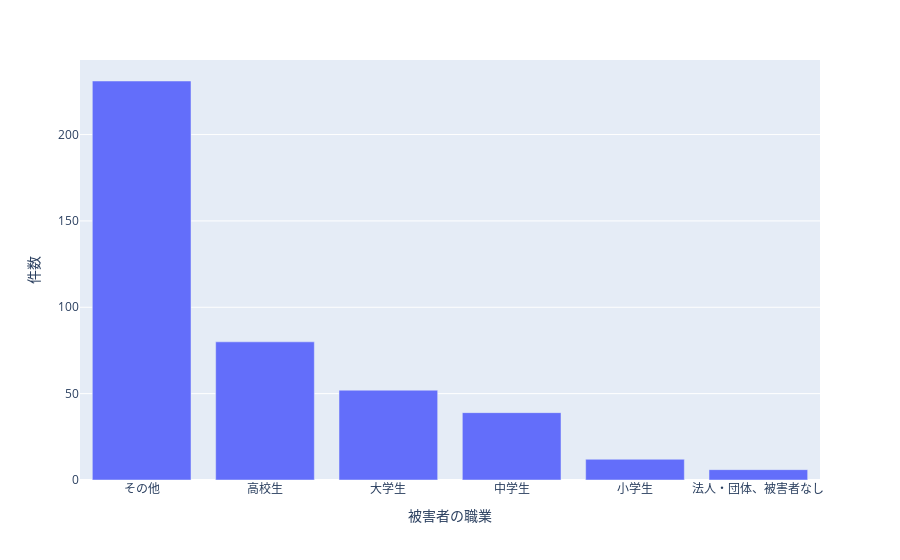

Write notebook code for a chart like this one.
### Code cell
fig = px.bar(work,x='被害者の職業',y='件数')
fig.show()

### Figure 1 — Plotly figure (JSON) as saved in the notebook; plotly's stock layout.template omitted (floating-point values rounded to 4 significant figures)
{"data": [{"alignmentgroup": "True", "hovertemplate": "被害者の職業=%{x}<br>件数=%{y}<extra></extra>", "legendgroup": "", "marker": {"color": "#636efa", "pattern": {"shape": ""}}, "name": "", "offsetgroup": "", "orientation": "v", "showlegend": false, "textposition": "auto", "type": "bar", "x": ["その他", "高校生", "大学生", "中学生", "小学生", "法人・団体、被害者なし"], "xaxis": "x", "y": [231, 80, 52, 39, 12, 6], "yaxis": "y"}], "layout": {"barmode": "relative", "legend": {"tracegroupgap": 0}, "margin": {"t": 60}, "xaxis": {"anchor": "y", "domain": [0, 1], "title": {"text": "被害者の職業"}}, "yaxis": {"anchor": "x", "domain": [0, 1], "title": {"text": "件数"}}}}
